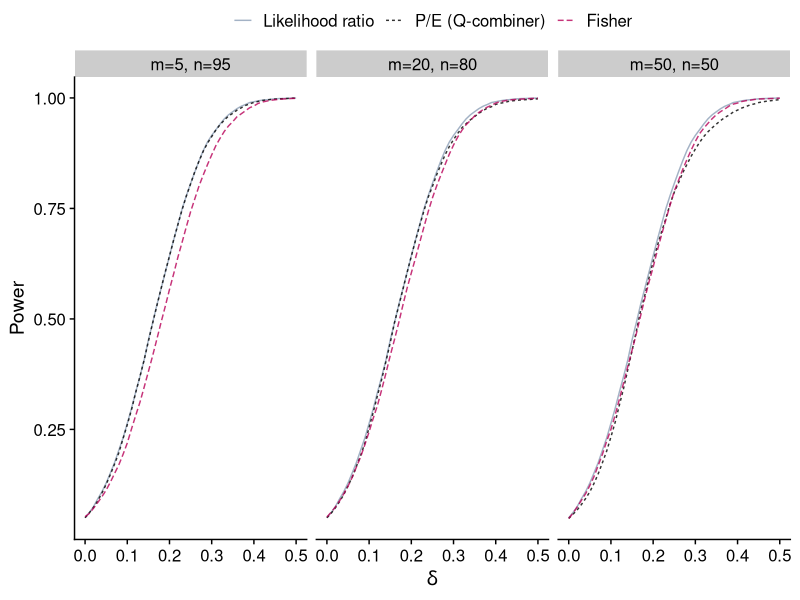

Write the R code that produced this figure.
library(tidyverse)
library(ggrepel)
library(cowplot)


stylized_sim <- function(m = 20,
                         n = 100 - m,
                         N = 10000,
                         sig.ratio = 1,
                         eps = 0.05,
                         b = 0.5) {
  t <- seq(0, b, b / 50)

  computep = function(del) {
    #### Method 1: likelihood ratio

    delX = del * sig.ratio
    X = X + delX
    Y = Y + del
    Z = c(X, Y)
    TZ = (sum(X) * sig.ratio + sum(Y)) / sqrt(n * (sig.ratio) ^ 2 + m)
    PZ = 1 - pnorm(TZ)

    #### Method 2: P/E

    EX = exp(sum(X) * delX - n * (delX) ^ 2 / 2)
    PX = 1 - pnorm(sum(X) / sqrt(n))
    PY = 1 - pnorm(sum(Y) / sqrt(m))
    PE = PY / EX


    #### Method 3: Fisher

    PF = 1 - pchisq(-2 * log(PX * PY), 4)

    #### Return the p-values compared with threholds
    return(c(PZ <= eps, PE <= eps, PF <= eps))
  }

  ALLP <- matrix(0, 3, 51)

  for (i in 1:N) {
    X = rnorm(n)
    Y = rnorm(m)
    rej = sapply(t, computep)
    ALLP  <- ALLP + rej
  }

  POW = ALLP / N
  #note code uses switched notation m<->n compared to manuscript
  label = paste0("m=",n,", n=",m)
  bind_rows(
    tibble(delta=t, power=POW[1,], method="Likelihood ratio", n=n, m=m, label=label),
    tibble(delta=t, power=POW[2,], method="P/E (Q-combiner)", n=n, m=m, label=label),
    tibble(delta=t, power=POW[3,], method="Fisher",n=n, m=m, label=label),
  )
}


set.seed(100)
sim_5 <- stylized_sim(m=95)

set.seed(100)
sim_20 <- stylized_sim(m=80)

set.seed(100)
sim_50 <- stylized_sim(m=50)

all_sims <- bind_rows(sim_5, sim_20, sim_50)

# http://tsitsul.in/blog/coloropt/
methods_list <- bind_rows(
  tibble(method = "Likelihood ratio", color="#8c9fb7"),
  tibble(method = "P/E (Q-combiner)",   color="black"), #color="#4053d3"),
  tibble(method = "Fisher", color="#b80058" )
) %>%
  mutate(method=factor(method, levels=method))

method_colors <- with(methods_list, setNames(color, method))

all_sims$method <- factor(all_sims$method, levels=methods_list$method)
all_sims$label <- factor(all_sims$label, levels=c("m=5, n=95", "m=20, n=80", "m=50, n=50"))

sim_plot <- ggplot(all_sims, aes(x=delta, y=power, linetype=method, color=method)) +
  geom_line(alpha=0.8) +
  facet_grid(~label) +
  ylab("Power") +
  xlab(expression(delta)) +
  scale_color_manual(values=method_colors) +
  theme_cowplot() +
  theme(legend.title=element_blank(), legend.position="top", legend.justification = "center")
sim_plot
save_plot("stylized_metaanalysis_power.pdf",sim_plot, base_height=3, base_width=8)





